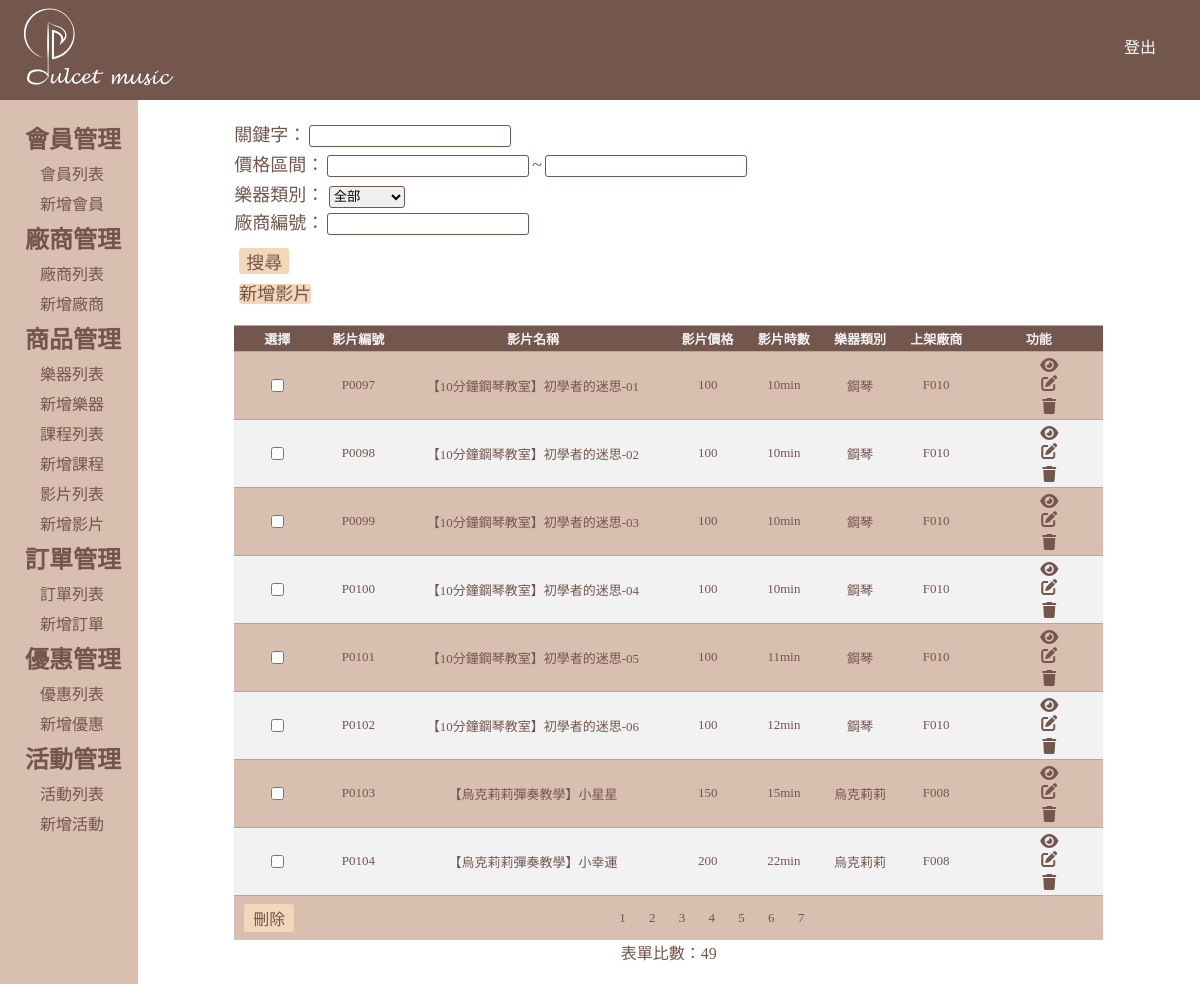
The page /music/video/video_index.php (signed in) on the database its author committed.
### tables this page shows
CREATE TABLE `product` (
  `PId` varchar(10) NOT NULL COMMENT '商品編號',
  `PName` varchar(100) DEFAULT NULL COMMENT '商品名稱',
  `PImg` varchar(200) DEFAULT NULL COMMENT '圖片檔名',
  `PVideo` varchar(100) DEFAULT NULL COMMENT '影片檔名',
  `PPrice` varchar(7) DEFAULT NULL COMMENT '商品價格',
  `PQty` int(4) DEFAULT NULL COMMENT '商品數量/人數',
  `PTime` varchar(50) DEFAULT NULL COMMENT '影片/上課時數',
  `PDesciption` varchar(100) DEFAULT NULL COMMENT '商品描述',
  `PCategoryId` varchar(20) DEFAULT NULL COMMENT '商品類別編號',
  `PInstrumentId` varchar(20) DEFAULT NULL COMMENT '樂器類別編號',
  `PCompanyId` varchar(20) DEFAULT NULL COMMENT '上架廠商編號',
  `created_at` datetime NOT NULL DEFAULT CURRENT_TIMESTAMP COMMENT '新增時間',
  `update_at` datetime NOT NULL DEFAULT CURRENT_TIMESTAMP ON UPDATE CURRENT_TIMESTAMP COMMENT '更新時間'
);

CREATE TABLE `musical_category` (
  `CategoryId` varchar(5) NOT NULL COMMENT '類別編號',
  `CategoryName` varchar(15) NOT NULL COMMENT '類別名稱',
  `created_at` datetime NOT NULL DEFAULT CURRENT_TIMESTAMP COMMENT '新增時間',
  `update_at` datetime NOT NULL DEFAULT CURRENT_TIMESTAMP ON UPDATE CURRENT_TIMESTAMP COMMENT '更新時間'
);

### music/video/video_index.php (the view, shortened to what this page needs)
<?php
require_once('../../checkSession.php');
require_once('../../db.inc.php');
$sqlTotal = "SELECT count(1) FROM `product` WHERE `PCategoryId` = 'V'";
$total = $pdo->query($sqlTotal)->fetch(PDO::FETCH_NUM)[0];
$numPerPage = 8;
$totalPages = ceil($total/$numPerPage);
$page = isset($_GET['page']) ? (int)$_GET['page'] : 1;
$page = $page < 1 ? 1 : $page;
?>
<html>
<head>
<link rel="stylesheet"  type="text/css" href="../../css/css-ALL.css">
        </head>
        <body>
            <header class="header">
             <figure>
            <img src="../../css/logo_rectangle.svg" title="Logo"  style="height:100px">
        </figure>
        <a href="../../logout.php?logout=1" style="margin:20px">登出</a>
            </header>
            <div class="wrap">
                <div class="left-wrap">
                    <?php require_once("./list.php"); ?>
                </div>
                <div class="right-wrap">
<form class="title-form" method="GET" action="video_search.php" name="mysearch" class="title-form">
  <div class="search-inner">
            <div class="search-list">
        <span>關鍵字：</span><input class="inp-searchtxt"  type="text" name="search"><br>
        <span>價格區間：</span><input class="inp-searchtxt"  type="text" name="priceMin"><span>~</span><input type="text" class="inp-searchtxt"  name="priceMax"><br>
        <span>樂器類別：</span>
        <select class="inp-searchtxt"  name="Category" id="">
            <option value="0" >全部</option>
        </select><br>
        <span>廠商編號：</span><input class="inp-searchtxt"  type="text" name="CId"><br>
        <input class="inp-searchbtn"type="submit" name="smb" value="搜尋">
  </div>
  </div>
  <a class="inp-addbtn" href="./video_new.php">新增影片</a>
    </form>
<form class="admin-form" name="myForm" method="POST" action="video_deleteIds.php">
    <table class="table">
        <thead>
            <tr>
                <th class="border" style="white-space:nowrap">選擇</th>
                <th class="border" style="white-space:nowrap">影片編號</th>
                <th class="border" style="white-space:nowrap">影片名稱</th>
                <th class="border" style="white-space:nowrap">影片價格</th>
                <th class="border" style="white-space:nowrap">影片時數</th>
                <th class="border" style="white-space:nowrap">樂器類別</th>
                <th class="border" style="white-space:nowrap">上架廠商</th>
                <th class="border" style="white-space:nowrap">功能</th>
            </tr>
        </thead>
        <tbody>
        <?php
                $sql = "SELECT `PId`, `PName`, `PPrice`, `PQty`, `PTime`,
                `PDesciption`,`PCompanyId`,
                `musical_category`.`CategoryId` AS 'PInstrumentId',  `musical_category`.`CategoryName` AS 'PInstrumentName',
                `product_category`.`CategoryId` AS 'PCategoryId' , `product_category`.`CategoryName` AS 'PCategoryName'
                FROM `product` INNER JOIN `musical_category` INNER JOIN `product_category`
                ON `product`.`PInstrumentId` = `musical_category`.`CategoryId` AND `product`.`PCategoryId` = `product_category`.`CategoryId`
                WHERE `PCategoryId` = 'V'
                ORDER BY `PId` ASC
                LIMIT ?, ? ";
        $arrParam = [($page - 1) * $numPerPage, $numPerPage];
        $stmt = $pdo->prepare($sql);
        $stmt->execute($arrParam);
        if($stmt->rowCount() > 0) {
            $arr = $stmt->fetchAll(PDO::FETCH_ASSOC);
            for($i = 0; $i < count($arr); $i++) {
        ?>
            <tr>
                <td class="border check">
                    <input type="checkbox" name="chk[]" value="<?php echo $arr[$i]['PId']; ?>" />
                </td>
                <td class="border check"><?php echo $arr[$i]['PId']; ?></td>
                <td class="border check"><?php echo $arr[$i]['PName']; ?></td>
                <td class="border check"><?php echo $arr[$i]['PPrice']; ?></td>
                <td class="border check"><?php echo $arr[$i]['PTime']; ?></td>
                <td class="border check"><?php echo $arr[$i]['PInstrumentName']; ?></td>
                <td class="border check"><?php echo $arr[$i]['PCompanyId']; ?></td>
                <td class="border"style="padding-left:50px">
                    <a class="inp-delete"href="./video_view.php?viewId=<?php echo $arr[$i]['PId']; ?>"><i class="fas fa-eye"></i></a>
                    <a class="inp-edit" href="./video_edit.php?editId=<?php echo $arr[$i]['PId']; ?>"><i class="fas fa-edit"></i></a>
                    <a class="inp-delete" href="./video_delete.php?deleteId=<?php echo $arr[$i]['PId']; ?>"><i class="fas fa-trash"></i></a>
                </td>
            </tr>
        <?php
            }
        } else {
        ?>
            <tr>
                <td class="border" colspan="9">沒有資料</td>
            </tr>
        <?php
        }
        ?>
        </tbody>
        <tfoot>
            <tr>
                <td class="border">
                  <input class="inp-delete inp-delete2" type="submit" name="smb" value="刪除">
                </td>
                <td class="text-align-center border" colspan="9">
                <?php for($i = 1; $i <= $totalPages; $i++){ ?>
                    <a class="tfoot-number" href="?page=<?= $i ?>"><?= $i ?></a>
                <?php } ?>
                </td>
            </tr>
        </tfoot>
    </table>
</form>
   <div class="text-align-center fontfamily">
        表單比數：<?php echo $total; ?>
       </div>
</div>
</body>
</html>

### css/css-ALL.css (style rules this page uses)
:root { --mainFont-family: 微軟正黑體; --color01: #F2D7B8; --color02: #73564C; --color03: #BF8F73; --color04: #D9BFB0; --color05: #f2f2f2; --font-medium: medium; }
* { padding: 0; margin: 0; box-sizing: border-box; }
a { text-decoration: none; }
.header { width: 100%; height: 100px; line-height: 55px; background-color: var(--color02); display: flex; justify-content: space-between; }
.header a { display: block; width: 80px; text-align: center; padding: 0 20px; color:#fff; font-size: var(--font-medium); font-family: var(--mainFont-family); }
.wrap { width: 100%; display:flex; align-items: stretch; }
.left-wrap { width: 13%; min-height: 100vh; background-color: var(--color04); padding-top: 20px; }
.right-wrap { width: 100%; height: 100%; padding: 20px; }
.right-wrap .table { width:85%; margin: 0 auto; border-collapse: collapse; font-family: var(--mainFont-family); }
.right-wrap .border { border-top: 1px solid var(--color02); padding: 3px 5px; }
.right-wrap .check { text-align: center; }
.title-form { width: 85%; margin: 0 auto; margin-bottom: 20px; font-family: var(--mainFont-family); font-size: large; color:var(--color02); }
.title-form .inp-searchtxt { height: 22px; border: 1px solid var(--color02); border-radius: 3px; margin-right: 3px; }
.title-form input { font-family: var(--mainFont-family); font-size: var(--font-medium); margin: 3px; }
.title-form .inp-searchbtn , .inp-addbtn { width: 50px; border: 0; font-size: var(--font-size); color: var(--color02); background-color: var(--color01); font-family: var(--mainFont-family); border-radius: 3px; margin:10px 10px 5px 5px; }
.admin-form { font-family: var(--mainFont-family); }
.table thead { background: var(--color02); color: var(--color05); font-size: large; }
.table > tbody > tr:nth-child(odd) { background: var(--color04); color: var(--color02); }
.table > tbody > tr:nth-child(even) { background: var(--color05); color: var(--color02); }
.table .border { border: 0; border-top:1px #AAAAAA solid; padding: 3px 5px; font-size: small; }
.right-wrap .inp-delete { display: block; text-align: center; padding: 2px 0; width: 50px; border: 0; font-size: var(--font-medium); color: var(--color02); border-radius: 3px; }
.right-wrap .inp-edit { display: block; width: 50px; border: 0; color: var(--color02); font-family: var(--mainFont-family); font-size: 16px; border-radius: 3px; text-align: center; margin-bottom: 5px; }
.inp-delete2, .addBtn { display: block; padding: 2px 0; margin: 5px; width: 87px; border: 0; text-align: center; font-size: var(--font-medium); color: var(--color02); background: var(--color01); font-family: var(--mainFont-family); border-radius: 3px; }
tfoot > tr { background: var(--color04); }
.tfoot-number { color: var(--color02); margin:10px; }
.text-align-center { text-align:center; }
.fontfamily { font-family: var(--mainFont-family); color:var(--color02); }

### rows shown on the page
product: PId "P0097", PName "【10分鐘鋼琴教室】初學者的迷思-01", PPrice "100", PTime "10min", musical_category.CategoryName "鋼琴", PCompanyId "F010"
product: PId "P0098", PName "【10分鐘鋼琴教室】初學者的迷思-02", PPrice "100", PTime "10min", musical_category.CategoryName "鋼琴", PCompanyId "F010"
product: PId "P0099", PName "【10分鐘鋼琴教室】初學者的迷思-03", PPrice "100", PTime "10min", musical_category.CategoryName "鋼琴", PCompanyId "F010"
product: PId "P0100", PName "【10分鐘鋼琴教室】初學者的迷思-04", PPrice "100", PTime "10min", musical_category.CategoryName "鋼琴", PCompanyId "F010"
product: PId "P0101", PName "【10分鐘鋼琴教室】初學者的迷思-05", PPrice "100", PTime "11min", musical_category.CategoryName "鋼琴", PCompanyId "F010"
product: PId "P0102", PName "【10分鐘鋼琴教室】初學者的迷思-06", PPrice "100", PTime "12min", musical_category.CategoryName "鋼琴", PCompanyId "F010"
product: PId "P0103", PName "【烏克莉莉彈奏教學】小星星", PPrice "150", PTime "15min", musical_category.CategoryName "烏克莉莉", PCompanyId "F008"
product: PId "P0104", PName "【烏克莉莉彈奏教學】小幸運", PPrice "200", PTime "22min", musical_category.CategoryName "烏克莉莉", PCompanyId "F008"

### other values the page prints
$total "49"
